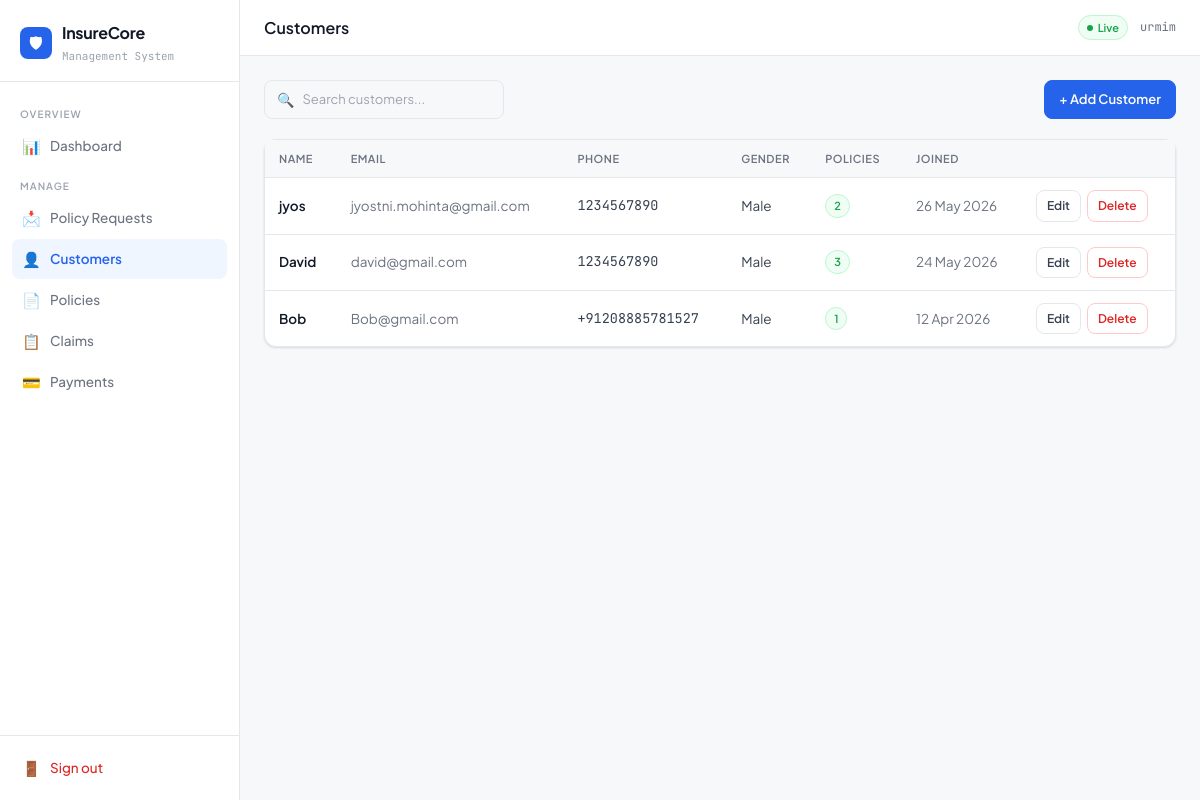
The page /customers/ (signed in) on the database its author committed.
### insurance/models.py (models this page shows, shortened)
class Customer(models.Model):
    GENDER_CHOICES = [('M', 'Male'), ('F', 'Female'), ('O', 'Other')]
    user = models.OneToOneField(User, on_delete=models.CASCADE, null=True, blank=True)
    name = models.CharField(max_length=150)
    email = models.EmailField(unique=True)
    phone = models.CharField(max_length=20)
    date_of_birth = models.DateField(null=True, blank=True)
    gender = models.CharField(max_length=1, choices=GENDER_CHOICES, default='M')
    address = models.TextField(blank=True)
    created_at = models.DateTimeField(auto_now_add=True)
    class Meta:
        ordering = ['-created_at']

### insurance/views.py (the view)
# urls.py: path('customers/', views.customer_list, name='customers'),
@admin_required
def customer_list(request):
    q = request.GET.get('q', '')
    customers = Customer.objects.all()
    if q:
        customers = customers.filter(Q(name__icontains=q) | Q(email__icontains=q) | Q(phone__icontains=q))
    return render(request, 'insurance/customers.html', {'customers': customers, 'q': q})

### insurance/views.py (called while the page is built)
def admin_required(view_func):
    from functools import wraps
    @wraps(view_func)
    def wrapper(request, *args, **kwargs):
        if not request.user.is_authenticated:
            return redirect('login')
        if not request.user.is_staff:
            return redirect('customer_portal_dashboard')
        return view_func(request, *args, **kwargs)
    return wrapper

### insurance/templates/insurance/customers.html (shortened to what this page needs)
{% extends "insurance/base.html" %}
{% block page_title %}Customers{% endblock %}
{% block content %}
<div class="page-actions">
  <div class="page-actions-left">
    <form method="GET" style="display:flex;align-items:center;gap:8px">
      <div class="search-bar">
        <span style="color:var(--text-4);font-size:14px">🔍</span>
        <input type="text" name="q" value="{{ q }}" placeholder="Search customers...">
      </div>
    </form>
  </div>
  <a href="{% url 'customer_add' %}" class="btn btn-primary">+ Add Customer</a>
</div>
<div class="card">
  <div class="table-wrap">
    <table class="data">
      <thead>
        <tr>
          <th>Name</th><th>Email</th><th>Phone</th><th>Gender</th><th>Policies</th><th>Joined</th><th></th>
        </tr>
      </thead>
      <tbody>
        {% for c in customers %}
        <tr>
          <td>
            <a href="{% url 'customer_detail' c.pk %}" style="color:var(--text);text-decoration:none;font-weight:600">{{ c.name }}</a>
          </td>
          <td style="color:var(--text-3)">{{ c.email }}</td>
          <td class="mono">{{ c.phone }}</td>
          <td>{{ c.get_gender_display }}</td>
          <td>
            <span class="badge badge-active">{{ c.policies.count }}</span>
          </td>
          <td style="color:var(--text-3)">{{ c.created_at|date:"d M Y" }}</td>
          <td>
            <div style="display:flex;gap:6px">
              <a href="{% url 'customer_edit' c.pk %}" class="btn btn-secondary btn-sm">Edit</a>
              <a href="{% url 'customer_delete' c.pk %}" class="btn btn-danger btn-sm">Delete</a>
            </div>
          </td>
        </tr>
        {% endfor %}
      </tbody>
    </table>
  </div>
</div>
{% endblock %}

### insurance/templates/insurance/base.html (shortened to what this page needs)
{% load static %}
<!DOCTYPE html>
<html lang="en">
<head>
</head>
<body>
<div class="layout">
{% if user.is_authenticated %}
<aside class="sidebar">
  <div class="sidebar-brand">
    <div class="brand-row">
      <div class="brand-icon">🛡</div>
      <div>
        <div class="brand-name">InsureCore</div>
        <div class="brand-sub">Management System</div>
      </div>
    </div>
  </div>
  <nav class="sidebar-nav">
    <div class="nav-section">Overview</div>
    <a href="{% url 'dashboard' %}" class="nav-link {% if request.resolver_match.url_name == 'dashboard' %}active{% endif %}">
      <span class="nav-icon">📊</span> Dashboard
    </a>
    <div class="nav-section">Manage</div>
    <a href="{% url 'policy_request_list' %}" class="nav-link {% if 'policy_request' in request.resolver_match.url_name %}active{% endif %}">
  <span class="nav-icon">📩</span> Policy Requests
</a>
    <a href="{% url 'customers' %}" class="nav-link {% if 'customer' in request.resolver_match.url_name %}active{% endif %}">
      <span class="nav-icon">👤</span> Customers
    </a>
    <a href="{% url 'policies' %}" class="nav-link {% if 'polic' in request.resolver_match.url_name %}active{% endif %}">
      <span class="nav-icon">📄</span> Policies
    </a>
    <a href="{% url 'claims' %}" class="nav-link {% if 'claim' in request.resolver_match.url_name %}active{% endif %}">
      <span class="nav-icon">📋</span> Claims
    </a>
    <a href="{% url 'payments' %}" class="nav-link {% if 'payment' in request.resolver_match.url_name %}active{% endif %}">
      <span class="nav-icon">💳</span> Payments
    </a>
  </nav>
  <div class="sidebar-footer">
    <a href="{% url 'logout' %}" class="logout-link">
      <span class="nav-icon">🚪</span> Sign out
    </a>
  </div>
</aside>
{% endif %}
<main class="main" {% if not user.is_authenticated %}style="margin-left:0"{% endif %}>
  {% if user.is_authenticated %}
  <div class="topbar">
    <span class="page-heading">{% block page_title %}Dashboard{% endblock %}</span>
    <div class="topbar-right">
      <span class="badge-live">Live</span>
      <span class="topbar-user">{{ user.username }}</span>
    </div>
  </div>
  {% endif %}
  <div class="content">
    {% block content %}{% endblock %}
  </div>
</main>
</div>
</body>
</html>

### rows shown on the page
Customer: name "jyos", email "jyostni.mohinta@gmail.com", phone "1234567890", gender "Male", policies.count "2", created_at "26 May 2026"
Customer: name "David", email "david@gmail.com", phone "1234567890", gender "Male", policies.count "3", created_at "24 May 2026"
Customer: name "Bob", email "Bob@gmail.com", phone "+91208885781527", gender "Male", policies.count "1", created_at "12 Apr 2026"

### other values the page prints
{{ user.username }} "urmim"
